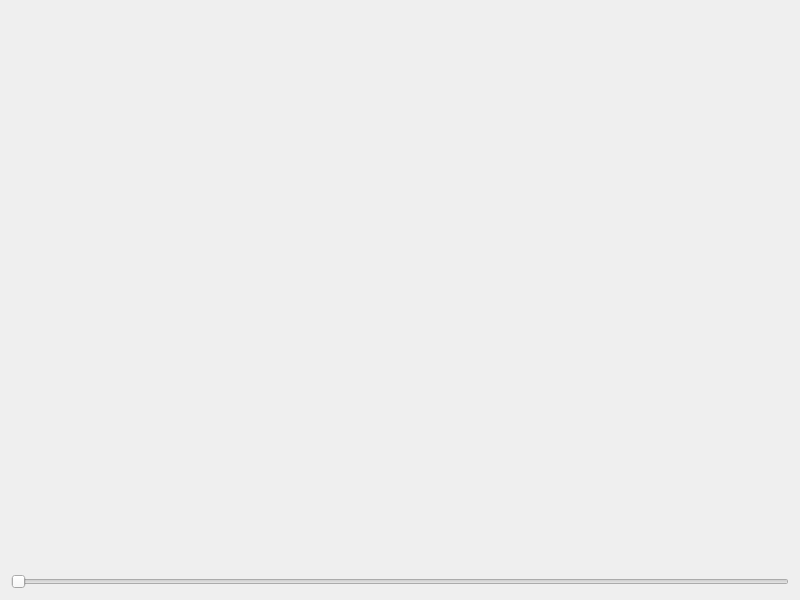
<?xml version="1.0" encoding="UTF-8"?>
<ui version="4.0">
 <class>OctreeVisWidget</class>
 <widget class="QWidget" name="OctreeVisWidget">
  <property name="geometry">
   <rect>
    <x>0</x>
    <y>0</y>
    <width>800</width>
    <height>600</height>
   </rect>
  </property>
  <layout class="QHBoxLayout" name="horizontalLayout">
   <item>
    <layout class="QVBoxLayout" name="verticalLayout">
     <item>
      <widget class="QVTKWidget" name="qvtkWidget" native="true"/>
     </item>
     <item>
      <widget class="QSlider" name="octree_lvl_slider">
       <property name="maximum">
        <number>85</number>
       </property>
       <property name="orientation">
        <enum>Qt::Horizontal</enum>
       </property>
      </widget>
     </item>
    </layout>
   </item>
  </layout>
  <action name="actionOpenFile">
   <property name="enabled">
    <bool>true</bool>
   </property>
   <property name="text">
    <string>Open File...</string>
   </property>
  </action>
  <action name="actionExit">
   <property name="text">
    <string>Exit</string>
   </property>
  </action>
  <action name="actionPrint">
   <property name="text">
    <string>Print</string>
   </property>
  </action>
  <action name="actionHelp">
   <property name="text">
    <string>Help</string>
   </property>
  </action>
  <action name="actionSave">
   <property name="text">
    <string>Save</string>
   </property>
  </action>
 </widget>
 <customwidgets>
  <customwidget>
   <class>QVTKWidget</class>
   <extends>QWidget</extends>
   <header>QVTKWidget.h</header>
  </customwidget>
 </customwidgets>
 <resources/>
 <connections/>
</ui>
